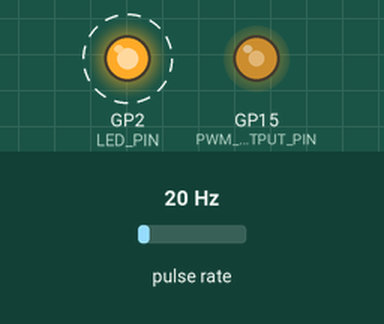
Recording of a sketch running on a simulated Raspberry Pi Pico. Parts: output pins drawn as LEDs (lit = HIGH). Wiring (inferred from the names in the program): pulse sensor: data GP28. Dashed ring = blinking. Inputs (shaded band) come from the test bench; at power-on: pulse rate 20 Hz.

Above: at 0.97 s.
1.3 s: pulse rate (sensor on GP28) set to 4 Hz
4.3 s: pulse rate (sensor on GP28) set to 100 Hz
At 7.1 s:
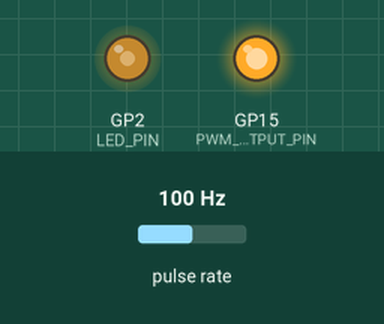
7.3 s: pulse rate (sensor on GP28) set to 50 Hz
At 7.5 s:
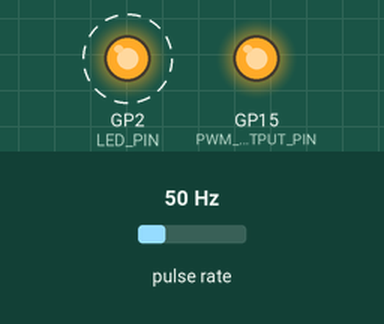
10.3 s: pulse rate (sensor on GP28) set to 196 Hz
11.8 s: pulse rate (sensor on GP28) set to 13 Hz
At 12.6 s:
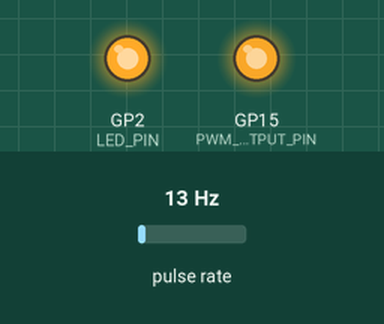
14.8 s: pulse rate (sensor on GP28) set to 0 Hz
At 14.8 s:
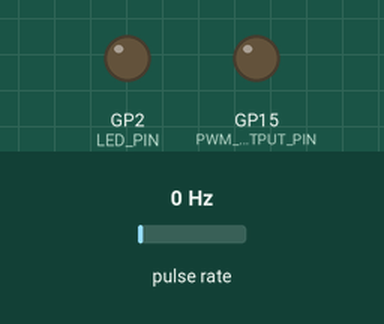
Timing chart, 0 to 17.3 s (numbered marks = the images above; inputs shaded):
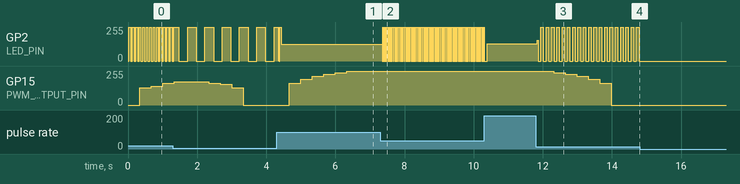

The sketch:

jarru.ino
```cpp
/*
	Jarru

	Yritetty kirjoittaa niin, että on luettavissa ja ymmärrettävissä.
	Ei siis mitään turhan hienoja juttuja tai mitään kirjastoja.

	Arduino IDE: 2.2.1
	Board manager url: https://github.com/earlephilhower/arduino-pico/releases/download/global/package_rp2040_index.json
	Board: Raspberry Pi Pico
	´

changelog

	ver 0.1:
		Eka proto Arduinolla (joku ATMEGA)
		Periaate todettiin toimivaksi

	ver 0.2:
		Porttaus Raspberry Pi Picolle
		Kommentoitu
		Parametrit nätisti
		Lisätty suodin vähän pehmentämään jarrutuksen muuttumista

	ver 0.3:
		Kovaa taistelua: tabs vs spaces
		Lisätty sensorled

	ver 0.4:
		tabs vs spaces erä II.
		Viety PWM-lähtö takanurkkaan
		Anturituloon ylösvetovastus, ettei kellu.
		Askarreltu kohinasuodinta tuloon

	ver 0.5:
		tabs vs spaces erä III.
		askarreltu uusi status led
		test-moodi jarrun voimakkuudelle
		test-moodi anturin asemoinnille
		parametrisoitu input-kohina-filtteri
		uusi output filtteri

	ver 0.6:
		säädetty parametrejä. Tuntu jo ihan hyvältä

	ver 0.7:
		lisätty epälineaarisuus-optio. Paperilla se vaikuttaa hyvältä. EI OLE TESTATTU!
		Tuunattu parametrejä. Veikkaus on, että nyt on aika hyvä.
		Korjattu eksponentiaalisen liukuvan keskiarvon suotimen bugi
		Lisätty vähän kommentteja.
*/

// ****************
// Toimintamoodista

// Tää moodi on vain jarrutusvoiman testaukseen. Jos määritelty, niin tää
// asettaa jarruvoiman asteikolla 0..255 tiettyyn tasoon eikä tee *mitään muuta*
// Huom. jos laite ottaa oman virtansa moottorilta, niin jarruvoimalla 255
// (tai lähellä sitä) energiaa ei välttämätä riitä cpu:lle ja se kaatuu
//#define TESTMODE_BRAKELEVEL 250

// Tää moodi on vain anturin asemoinnin testaukseen. Jos määritelty, niin tää
// replikoi anturin tilaa, eikä tee *mitään muuta*. Eli vilkkuu kun pyörii.
//#define TESTMODE_LEDBLINKER

// jos tää on määritelty, niin tää vilkuttelee sitä levyllä olevaa lediä anturin tahdissa.
// Huom. tän vilkku on *puolet* hitaampaa kuin mitä anturi näkee. Tuotantoa varten pois päältä?
// Vie kuitenkin virtaa turhaan..
#define SENSORLED

// jos tämä on määritelty, tulosteleee USB-uarttiin miten menee.
// tuotantoversiota varten kommentoi pois.
// #define SERIALDEBUG


// ************************
// käytön asetuksia

// BRAKE_LEVEL_MIN kertoo millä nopeudella (pulssia/sekunti) jarrutus alkaa
//#define BRAKE_LEVEL_MIN 20
#define BRAKE_LEVEL_MIN 15

// BRAKE_LEVEL_MAX kertoo millä nopeudella (pulssia/sekunti) jarrutus on TÄYSILLÄ
//#define BRAKE_LEVEL_MAX 45
#define BRAKE_LEVEL_MAX 30

// LOOP_INTERVAL (ms) kertoo kuinka usein tila päivitty. 333 ms, eli 3hz lienee aika sopiva.
// Mitä tiheämmin systeemin tilaa päivitetään, sitä epätarkempi on nopeuden mittaus nykymallissa.
// Ja muutenkin: koska systeemissä on aika suuri liikemäärä, ei asioita tarvitse päivittää kovin
// ripeästi. Hihasta vedettynä 250 ms (eli 4hz) ... 500 ms (2 hz) kuulostaa sopivalta väliltä.
#define LOOP_INTERVAL 333


// **************************************
// optisen anturin kohinanpoistoa varten

// INPUT_PULSE_HOLDOFF (ms) kertoo kuinka pitkä aika kahden pulssin välillä pitää vähintään olla, että
// se lasketaan. Tämä samalla rajaa systeemin laskeman maksiminopeuden.
// esim. 10 ms = 100 pulssia sekunti. Jos kierros on 48 pulssia, niin se tarkoittaa 120 rpm.
// Arvolla 0 tämä optio on pois päältä.
#define INPUT_PULSE_HOLDOFF 0

// Nämä kaksi kertoo, että kuinka monta kertaa tulosignaalin tila mitataan keskeytyksen liipaisun jälkeen
// ja kuinka monta näistä pitää olla samoja, että se pulssi lasketaan. Tämä siis suodattaa pois tosi nopeat piikit.
// arvoilla 0 tämä feature on pois päältä.  Sen voi antaa olla jotain, niin eipähän pienet häiriöpiikit häiritse
// (vaikka ei niitä hall-anturn kohdalla varmaan nähdäkään)
#define INPUT_PULSE_RECHECKS 2
#define INPUT_PULSE_RECHECK_MIN 2


// **********************************************
// Raudan kytkennät ja pinnit ja siihen liittyvät

// nää määrittelis minne PWM ja sensori ja ledi olis kytketty.
#define PWM_OUTPUT_PIN 15
#define SENSOR_INPUT_PIN 28
#define LED_PIN 2

// PWM_FREQUENCY kertoo millä taajuudella fettiä ajetaan. korkeampi taajuus vie vinkumisen korkeille taajuuksille
// Korkeat taajuudet ei kuulu, mutta fetti voi lämmetä enemmän. Vois olla kiinnostavaa myös kokeilla
// pieniä arvoja miltä se *tuntuu* ja kuulostaa (100? en tiedä?).
#define PWM_FREQUENCY 2000

// PWM_MAX kertoo pwm-jarrun suurimman arvon välillä 0..255.
// JOS sen jarrun toimintasähkö otetaan moottorista, pitää tähän jättää vähän löysää, että prossun virtaa
// ei oteta kokonaan pois 100% pwm:llä. (255 arvo johtaa prossun boottaamiseen.)
// arvolla 251 noin 1% moottorin tuottamasta energiasta on jarruohjaimen käytettävissä.
#define PWM_MAX 255


// ***********************************************
// Filtterioptiot ja muut pehmentimet.

// USE_OUTPUT_FILTER kertoo käytetäänkö PWM-lähdön pehmentämiseen filtteriä vai ei.
// Kommentoi pois jos ei. Filtterin tyyppi on tavallinen liukuva keskiarvo.
#define USE_OUTPUT_FILTER
// Output filter on ihan vaan liukuva keskiarvo tietyllä N:llä. Jos LOOP_INTERVAL on 333 ja N on 6
// tarkoittaa se, sitä, että mutokset jarruvoimassa tulevat voimaan täysimääräisinä kahdessa sekunnissa.
#define OUTPUT_FILTER_N 6

// USE_INPUT_FILTER pehmentää myös jarruvoimaa, mutta tämä pehmentää anturilta tulevia lukemia.
//#define USE_INPUT_FILTER
// Filtteri on eksponentiaalinen liukuva keskiarvo, eli viimeisintä arvoa painotetaan eniten ja vanhinta vähiten
// INPUT_FILTER_N kertoo suotimen pisteiden määrän.  333 ms loopIntervallilla n=6 tarkoittaa kahta sekuntia
#define INPUT_FILTER_N 6
// INPUT_FILTER_ALPHA on ulostulon suotimen painotusten "jyrkkyys". Suurempi arvo painottaa tuoreita
// arvoja paljon enemmän. Arvolla 0 ei oikeastaan enää tehdä mitään filtteröintiä.
#define INPUT_FILTER_ALPHA 0.4


// ********************************************************************
// Epälinearisointi

// Käytetäänkö jarrutustason asetuksessa epälineaarista funktiota?
// vaihtoehtoisinen optio on toistaiseksi POWER. ehkä joskus tulee toinenkin optio
// jos tämä on kommentoitu pois, niin PWM:n arvot ovat lineaariset.
#define NONLINEARIZATION_FUNCTION POWER

// Määrittää POWER -funktion eksponentin. Vaikuttaa sen "jyrkkyyteen". Pienempi on "jyrkempi"
// Kyseessä on yksinkertainen potenssifunktio. Millään tavalla järkeviä eksponentin arvoja
// on luvut välillä 0.1 .. 0.8.  joku 0.25 on ehkä hyvä aloituspiste.
// Funktion käppyrää voi tarkastella ja eksponenttiä tuunailla esim. URLissa:
// https://www.wolframalpha.com/input?i=plot+y%3D255*%28x%2F255%29%5E0.25+from+0+to+255
#define NONLINEARIZATION_EXPONENT 0.25


/**********************************************************
  KOODI ALKAIS SIT TÄSTÄ
**********************************************************/
#include <math.h>

// ********
// filtterit
// ********

// Tämä taulukko hilloaa INPUT_FILTER_N kpl edellistä sensorin raaka-arvoa.
unsigned int inputBuffer[INPUT_FILTER_N];

// Tälle annetaan aina uusi "raaka-arvo", ja se pullauttaa ulos suodatetun arvon.
// suodatetun arvon perusteella voi sitten katsoa tarvitaanko jarrua vai ei, ja kuinka paljon.
// Tyypiltään tämä on eksponentiaalinen liukuva keskiarvo, eli se painottaa tuoreita arvoja enemmän kuin vanhoja arvoja.
unsigned int getFilteredInputValue(unsigned int value) {

	// siirrä arvoja yksi pykälä eteenpäin
	for(int i=INPUT_FILTER_N-1; i>0; i--) {
		inputBuffer[i] = inputBuffer[i-1];
	}
	// ja laita uusin arvo indeksiin 0
	inputBuffer[0] = value;

	// ja filtteröi. Tässä siis lasketaan tietyllä tavalla painotettu summa puskurin arvoista
	// Tämä painottaa tuoreita arvoja enemmän kun vanhoja.
	float filteredValue = inputBuffer[0];
	for (int i=INPUT_FILTER_N; i>0; i--) {
		filteredValue = (INPUT_FILTER_ALPHA * inputBuffer[i]) + ((1.0 - INPUT_FILTER_ALPHA) * filteredValue);
	}

	// palautetaan se kokonaislukuna
	return (unsigned int) filteredValue;
}


// Tämä taulukko hilloaa OUTPUT_FILTER_N kpl edellistä sensorin raaka-arvoa.
unsigned int outputBuffer[OUTPUT_FILTER_N];

// Tälle annetaan aina uusi "raaka-arvo", ja se pullauttaa ulos suodatetun arvon.
// Tyypiltään tämä on liukuva keskiarvo
unsigned int getFilteredOutputValue(unsigned int value) {

	// siirrä arvoja yksi pykälä eteenpäin
	for(int i=OUTPUT_FILTER_N-1; i>0; i--) outputBuffer[i] = outputBuffer[i-1];

	// ja laita uusin arvo indeksiin 0
	outputBuffer[0] = value;

	// ja filtteröi
	float filteredValue = 0;
	for (int i=0; i<OUTPUT_FILTER_N; i++) filteredValue = outputBuffer[i] + filteredValue;
	filteredValue = filteredValue/OUTPUT_FILTER_N;

	// palautetaan se kokonaislukuna
	return (unsigned int) filteredValue;
}


// Potenssifunktioskaalaus, eli tämä funktio tekee epälinearisoinnin
// yhtälö:  result = 255 * (input/255)^eksponentti
int powerScaling(int input) {
    double result;

    result = 255 * pow((double) input / 255, NONLINEARIZATION_EXPONENT);

    // Rajoita tulos välille 0-255
    if (result < 0) result = 0;
    if (result > 255) result = 255;

    return (int) result;
}


// ********
// pulssilaskuri
// ********

volatile unsigned long previousSensorInputMillis = 0;


volatile unsigned int pulseCount;
void pulseCounter() {
	int counter = 0;

	unsigned long currentMillis = millis();

	// Keskeytyksen lyödessä tarkistetaan pinnin tila vielä kolmesti.
	for(int i=0; i<INPUT_PULSE_RECHECKS; i++) {
		if(!digitalRead(SENSOR_INPUT_PIN)) counter++;
	}
	// Kaikkien kolmen pitää olla samat, muuten kyseessä kohina, mistä ei välitetä.
	if (counter >= INPUT_PULSE_RECHECK_MIN) {
		// Edellisestä pulssista pitää olla kulunut vähintään NNN millisekuntia,.
		if(currentMillis >= (previousSensorInputMillis + INPUT_PULSE_HOLDOFF)) {
			pulseCount++;
		}
		previousSensorInputMillis = currentMillis;
	}

	// tää vähän auttaa sen anturin asemoinnissa.
	#if defined(SENSORLED)
		digitalWrite(LED_PIN, !digitalRead(LED_PIN));
	#endif
}


// ********
// päälogiikka
// ********
unsigned long previousMillis = 0;
void loop() {
	unsigned int value, rawValue, rawPwmValue, pwmValue, pwmValueToSet;
	unsigned long currentMillis = millis();

	if (currentMillis - previousMillis >= LOOP_INTERVAL) {
		previousMillis = currentMillis;

		// nollataan watchdog-ajastin
		rp2040.wdt_reset();

		// haetaan pulssien määrä
		rawValue = pulseCount;
		pulseCount = 0;

		// skaalataan saatu pulssimäärä taajuudeksi
		rawValue = rawValue * (1000/LOOP_INTERVAL);

		// tarviiko filtteröidä?
		#if defined(USE_INPUT_FILTER)
			value = getFilteredInputValue(rawValue);
		#else
			value = rawValue;
		#endif

		// funtsitaan jarrun asento.
		pwmValue = 0; // oletuksena jarru pois
		rawPwmValue = 0; // oletuksena jarru pois
		if(value > BRAKE_LEVEL_MIN) {
			// tarvitaan jarrua, mutta kuinka paljon?
			if(value > BRAKE_LEVEL_MAX) {
				// täys jarru+
				rawPwmValue = PWM_MAX;
			} else {
				// sopiva jarru
				rawPwmValue = PWM_MAX * 1.0 / (BRAKE_LEVEL_MAX - BRAKE_LEVEL_MIN) * (value - BRAKE_LEVEL_MIN);
			}
		}

		// tarviiko filtteröidä?
		#if defined(USE_OUTPUT_FILTER)
			pwmValue = getFilteredOutputValue(rawPwmValue);
		#else
			pwmValue = rawPwmValue;
		#endif


		// Tarviiko se PWM:n arvo vielä epälinearisoida?
		#if NONLINEARIZATION_FUNCTION == POWER
			pwmValueToSet = powerScaling(pwmValue);
		#else
			pwmValueToSet = pwmValue;
		#endif


		// asetetaan se PWM.
		analogWrite(PWM_OUTPUT_PIN, pwmValueToSet);


		#if defined(SERIALDEBUG)
			Serial.print("input value: ");
			Serial.print(rawValue);
			Serial.print("\t filtered: ");
			Serial.print(value);
			Serial.print("\t raw PWM: ");
			Serial.print(rawPwmValue);
			Serial.print("\t filtered PWM Setting: ");
			Serial.print(pwmValue);
			Serial.print("\t nonlinearized PWM Setting: ");
			Serial.println(pwmValueToSet);
		#endif
	}
}


// ********
// alustukset
// ********

void setup() {
	#if defined(SENSORLED)
		pinMode(LED_PIN, OUTPUT);
	#endif

	// Watchdog boottaa tän, jos käy hassusti.
	rp2040.wdt_begin(LOOP_INTERVAL*3);

	// Nollaillaan filtterin puskurit, jos tarvii.
	#if defined(useInputFilter)
		for(int i=0; i<INPUT_FILTER_N; i++) inputBuffer[i] = 0;
	#endif
	#if defined(useOutputFilter)
		for(int i=0; i<OUTPUT_FILTER_N; i++) outputBuffer[i] = 0;
	#endif

	// nollataan pulssilaskuri
	pulseCount = 0;

	// PWM lähtö
	pinMode(PWM_OUTPUT_PIN, OUTPUT);
	analogWriteFreq(PWM_FREQUENCY);
	analogWriteRange(255);
	analogWriteResolution(8);
	analogWrite(PWM_OUTPUT_PIN, 0);

	// Tää on testimoodi jarruvoiman testaukseen. Ei tuotantokäyttöön
	#if defined(TESTMODE_BRAKELEVEL)
		analogWrite(PWM_OUTPUT_PIN, TESTMODE_BRAKELEVEL);
		while(1) {
			digitalWrite(LED_PIN, !digitalRead(LED_PIN));
			delay(50);
			rp2040.wdt_reset();
		}
	#endif

	// Tää on testimoodi, joka replikoi sen anturin tilanteen. Ei tuotantoon
	// Huom. Tässä ei ole mitään kohinasuodinta mukana!
	#if defined(TESTMODE_LEDBLINKER)
		pinMode(SENSOR_INPUT_PIN, INPUT_PULLUP);
		while(1) {
			digitalWrite(LED_PIN, !digitalRead(SENSOR_INPUT_PIN));
			rp2040.wdt_reset();
		}
	#endif

	// Tähän tulee nopeusanturin pulssit
	pinMode(SENSOR_INPUT_PIN, INPUT_PULLUP);
	attachInterrupt(digitalPinToInterrupt(SENSOR_INPUT_PIN), pulseCounter, FALLING);

	// debuggi-tuloste sarjaporttiin, jos sellaista käytetään
	#if defined(SERIALDEBUG)
		Serial.begin(115200);
	#endif

	// nollataan vielä watchdog-ajastin
	rp2040.wdt_reset();
}
```

Measured:
- after the input at 4.3 s, GP15 (PWM_OUTPUT_PIN): moves from 0/255 to 255/255 over 1.7 s, starting after 0.36 s
- after the input at 7.3 s, GP2 (LED_PIN): alternates 255/255 for 0.02 s and 0/255 for 0.02 s, starting after 0.06 s
- after the input at 11.8 s, GP2 (LED_PIN): 130/255 → 157/255 at once, then repeats every 0.14 s: 0/255 0.07 s, 255/255 0.08 s; GP15 (PWM_OUTPUT_PIN): moves from 255/255 to 0/255 over 1.7 s, starting after 0.52 s
- after the input at 14.8 s, GP2 (LED_PIN): stops changing and stays 0/255
